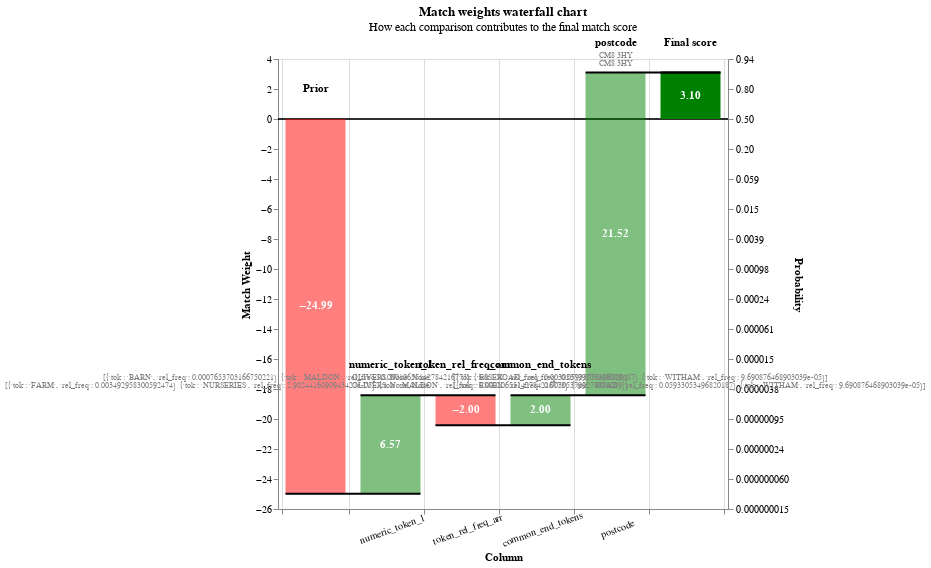
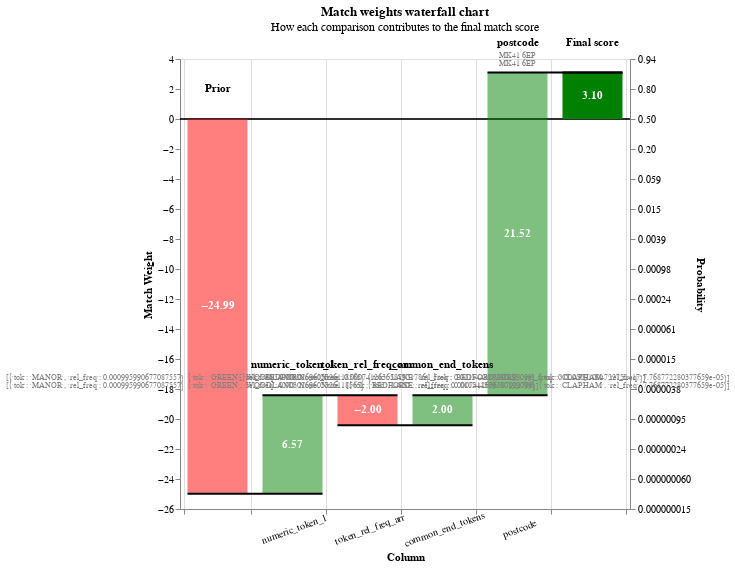
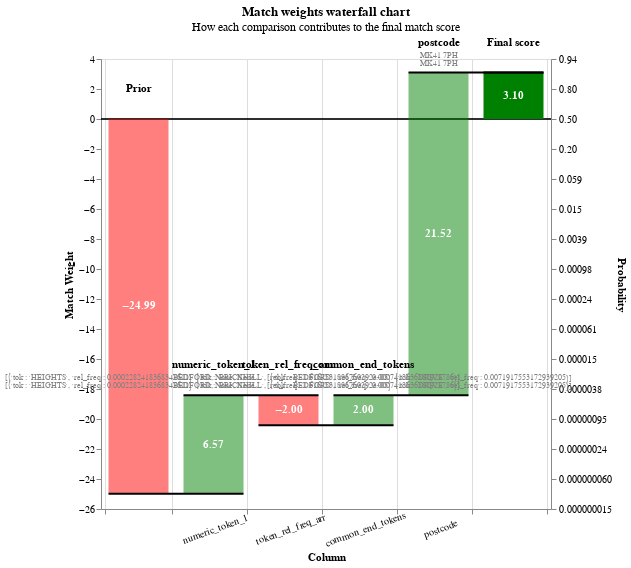

The code cell stored with these charts, in order, in its notebook:
### Code cell
sql = """
SELECT * FROM df_predict_ddb WHERE match_weight > 0
QUALIFY row_number() OVER (PARTITION BY unique_id_l ORDER BY match_weight DESC) = 1
order by random()
limit 3
"""

recs = con.sql(sql).df().to_dict(orient="records")


for rec in recs:
    print("-" * 80)
    print(rec["unique_id_l"], rec["original_address_concat_l"])
    print(rec["unique_id_r"], rec["original_address_concat_r"])
    display(linker.visualisations.waterfall_chart([rec]))
